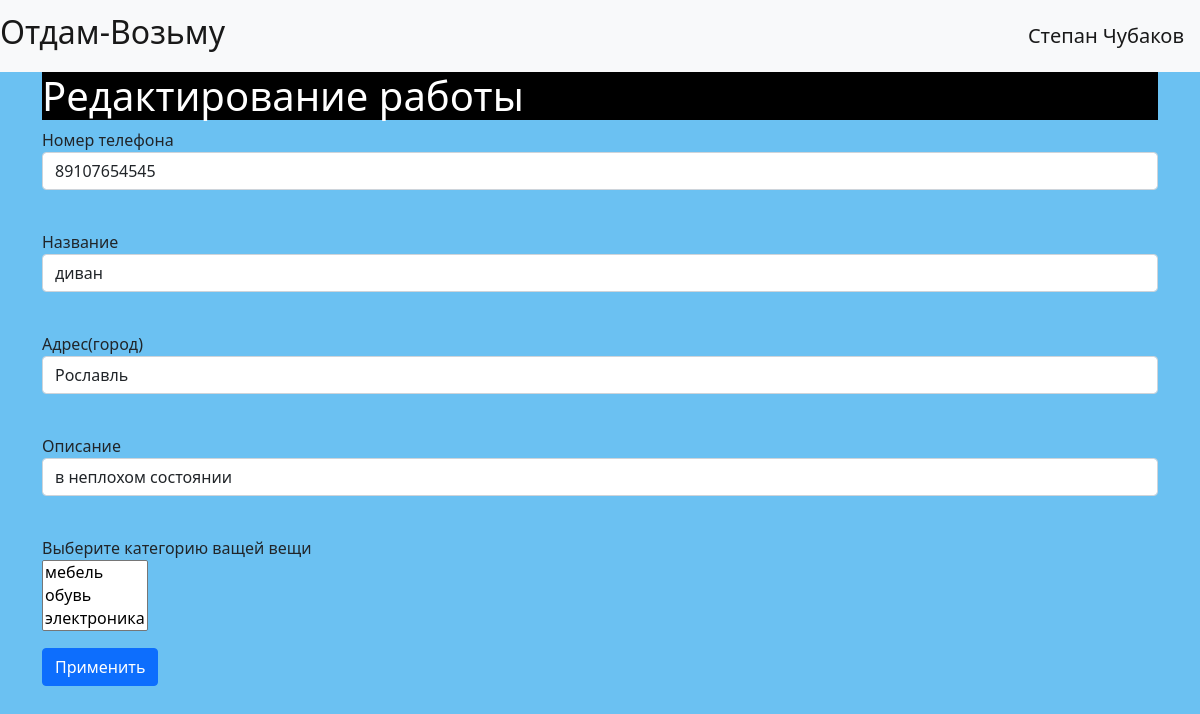
Screenshot of /edit_ad/1 (signed in) with the database file from the repository.
### data/user.py (models this page shows, shortened)
class User(SqlAlchemyBase, UserMixin, SerializerMixin):
    __tablename__ = 'users'
    id = sqlalchemy.Column(sqlalchemy.Integer,
                           primary_key=True, autoincrement=True)
    surname = sqlalchemy.Column(sqlalchemy.String, nullable=True)
    name = sqlalchemy.Column(sqlalchemy.String, nullable=True)
    address = sqlalchemy.Column(sqlalchemy.String, nullable=True)
    login = sqlalchemy.Column(sqlalchemy.String, nullable=True, unique=True)
    hashed_password = sqlalchemy.Column(sqlalchemy.String, nullable=True)
    modified_date = sqlalchemy.Column(sqlalchemy.DateTime, nullable=True)

### data/Ad.py (models this page shows)
class Ad(SqlAlchemyBase, UserMixin, SerializerMixin):
    __tablename__ = 'Ads'
    id = sqlalchemy.Column(sqlalchemy.Integer,
                           primary_key=True, autoincrement=True)
    address = sqlalchemy.Column(sqlalchemy.String, nullable=True)
    name = sqlalchemy.Column(sqlalchemy.String, nullable=True)
    description = sqlalchemy.Column(sqlalchemy.String, nullable=True)
    number = sqlalchemy.Column(sqlalchemy.String, nullable=True)
    category = sqlalchemy.Column(sqlalchemy.String, nullable=True)
    photo =sqlalchemy.Column(sqlalchemy.String, nullable=True)
    user_id = sqlalchemy.Column(sqlalchemy.Integer,
                                sqlalchemy.ForeignKey("users.id"))
    user = orm.relation('User')

### main.py (the view, shortened to what this page needs)
@app.route('/edit_ad/<id>', methods=['GET', 'POST'])
def dep_ad(id):
    form = AdForm()
    if request.method == "GET":
        db_sess = db_session.create_session()
        ad = db_sess.query(Ad).filter(Ad.id == id).first()
        if ad:
            form.address.data = ad.address
            form.name.data = ad.name
            form.category.data = ad.category
            form.description.data = ad.description
            form.number.data = ad.number
    categ = db_sess.query(Categories)
    return render_template('add_ad.html',
                           title='Редактирование работы',
                           form=form, cate=categ
                           )

### forms/ads.py
class AdForm(FlaskForm):
    address = StringField('Адрес(город)', validators=[DataRequired()])
    name = StringField("Название")
    description = StringField("Описание")
    number = StringField("Номер телефона")
    category = StringField("Категория")
    submit = SubmitField('Применить')

### data/db_session.py (called while the page is built)
def create_session() -> Session:
    global __factory
    return __factory()

### main.py (called while the page is built)
@login_manager.user_loader
def load_user(user_id):
    db_sess = db_session.create_session()
    return db_sess.query(User).get(user_id)

### templates/add_ad.html (shortened to what this page needs)
{% extends "base.html" %}
{% block content %}
<h1>{{title}}</h1>
<form action="" method="post">
    <p>
        {{ form.number.label }}<br>
        {{ form.number(class="form-control") }}<br>
    </p>
    <p>
        {{ form.name.label }}<br>
        {{ form.name(class="form-control") }}<br>
    </p>
    <p>
        {{ form.address.label }}<br>
        {{ form.address(class="form-control") }}<br>
    </p>
    <p>
        {{ form.description.label }}<br>
        {{ form.description(class="form-control") }}<br>
    </p>
    Выберите категорию ващей вещи
    <p><select name="category" size="3" multiple>
        {%for el in cate%}
        <option value={{el.id}}>{{el.title}}</option>
        {% endfor %}
    </select>
    <p>{{ form.submit(type="submit", class="btn btn-primary") }}</p>
</form>
{% endblock %}

### templates/base.html (shortened to what this page needs)
<!doctype html>
<html lang="en">
<head>
    <link rel="stylesheet"
          href="https://cdn.jsdelivr.net/npm/bootstrap@5.0.0-beta1/dist/css/bootstrap.min.css"
>
    <link rel="stylesheet" type="text/css" href="{{ url_for('static', filename='css/style.css') }}"/>
</head>
<body>
<header>
    <nav class="navbar navbar-light bg-light">
        <a class="navbar-brand" href="/"><h2>Отдам-Возьму</h2></a>
        {% if current_user.is_authenticated %}
        <a class="navbar-brand" href="/logout">{{ current_user.name }} {{ current_user.surname }}</a>
        {% else %}
        <p>
            <a class="btn btn-primary " href="/register">Зарегистрироваться</a>
            <a class="btn btn-success" href="/login">Войти</a>
        </p>
        {% endif %}
    </nav>
</header>
<main role="main" class="container">
    {% block content %}{% endblock %}
</main>
</body>
</html>

### static/css/style.css (style rules this page uses)
body { background-color: #6bc1f2; }
h1 { color: #fff; background-color: #000; }

### rows the page displays
User: name "Степан", surname "Чубаков"
Ad: number "89107654545", name "диван", address "Рославль", description "в неплохом состоянии"

### other values shown
{{ title }} "Редактирование работы"
